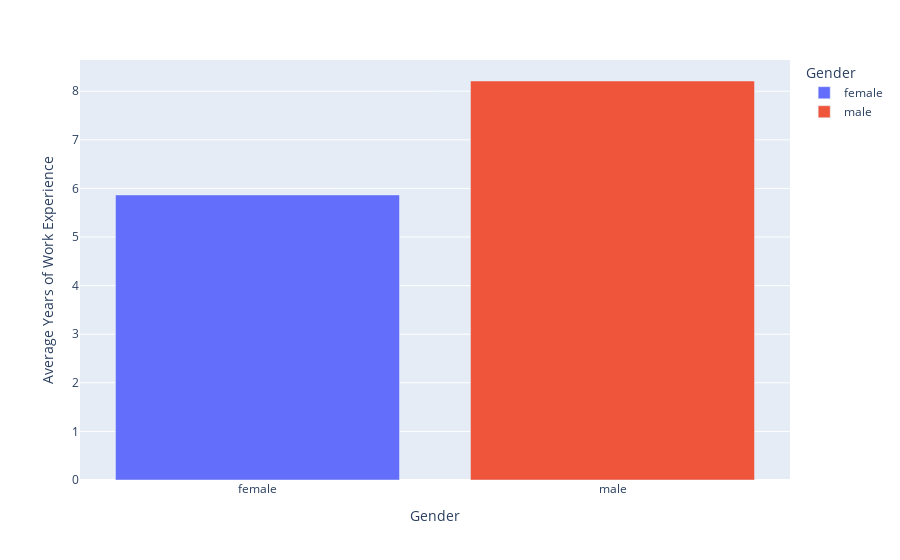

The notebook cell this image was saved under:
### Code cell
df = pd.read_parquet('../data/SO_2014_2022.pq')

"""
avg_salary = df.groupby(['YearsCodePro', 'Gender', 'Year'])['Salary'].mean().reset_index()

fig = px.line(avg_salary, x="YearsCodePro", y="Salary", animation_frame="Year", color="Gender",
              range_x=[0, 50], range_y=[0, 250000])
fig.update_layout(xaxis_title="YearsCodePro", yaxis_title="Salary")

fig.show()
"""

avg_work_experience = df.groupby('Gender')['YearsCodePro'].mean().reset_index()

fig = px.bar(avg_work_experience, x='Gender', y='YearsCodePro', color='Gender',
             labels={'Gender': 'Gender', 'YearsCodePro': 'Average Years of Work Experience'})

fig.show()

### Figure 1 — Plotly figure (JSON) as saved in the notebook; plotly's stock layout.template omitted (floating-point values rounded to 4 significant figures)
{"data": [{"alignmentgroup": "True", "hovertemplate": "Gender=%{x}<br>Average Years of Work Experience=%{y}<extra></extra>", "legendgroup": "female", "marker": {"color": "#636efa", "pattern": {"shape": ""}}, "name": "female", "offsetgroup": "female", "orientation": "v", "showlegend": true, "textposition": "auto", "type": "bar", "x": ["female"], "xaxis": "x", "y": [5.865], "yaxis": "y"}, {"alignmentgroup": "True", "hovertemplate": "Gender=%{x}<br>Average Years of Work Experience=%{y}<extra></extra>", "legendgroup": "male", "marker": {"color": "#EF553B", "pattern": {"shape": ""}}, "name": "male", "offsetgroup": "male", "orientation": "v", "showlegend": true, "textposition": "auto", "type": "bar", "x": ["male"], "xaxis": "x", "y": [8.21], "yaxis": "y"}], "layout": {"barmode": "relative", "legend": {"title": {"text": "Gender"}, "tracegroupgap": 0}, "margin": {"t": 60}, "xaxis": {"anchor": "y", "categoryarray": ["female", "male"], "categoryorder": "array", "domain": [0, 1], "title": {"text": "Gender"}}, "yaxis": {"anchor": "x", "domain": [0, 1], "title": {"text": "Average Years of Work Experience"}}}}
